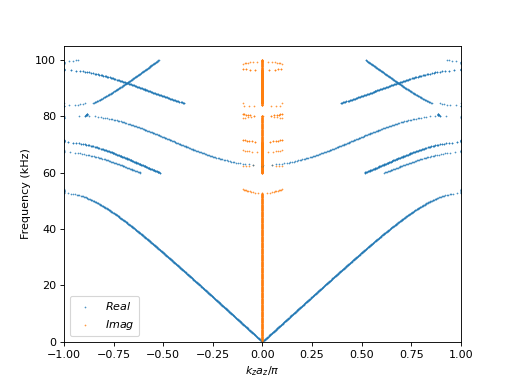

Python code for this plot:
import matplotlib.pyplot as plt
import numpy as np
from joblib import Parallel, delayed

import acoustotreams

k0s =  2 * np.pi * np.linspace(100, 100000, 800) / 343
material_slab = acoustotreams.AcousticMaterial(698, 950)
thickness = 0.0025
period = 0.025
lattice = acoustotreams.Lattice.square(period)
materials = [acoustotreams.AcousticMaterial(1050, 2350), 
            acoustotreams.AcousticMaterial(998, 1497)]
n = materials[1].c / 343 
radius = 0.0075
lmax = 4
az = 0.02

def compute_ndiff(period, wavelength):
    if period < wavelength:
        return 0.
    if period >= wavelength and period < np.sqrt(2) * wavelength:
        return 1.
    if period >= np.sqrt(2) * wavelength and period < 2 * wavelength:
        return np.sqrt(2)

def compute_coeffs(k0):
    kpar = np.array([0, 0])

    spheres = acoustotreams.AcousticTMatrix.sphere(
        lmax, k0, radius, materials
        ).latticeinteraction.solve(lattice, kpar / n)
    
    bmax = 1.1 * 2 * np.pi / period * compute_ndiff(period, 2 * np.pi * n / k0)
    spwb = acoustotreams.ScalarPlaneWaveBasisByComp.diffr_orders(kpar / n, lattice, bmax)
    slab = acoustotreams.AcousticSMatrices.slab(thickness, spwb, k0, [materials[1], material_slab, materials[1]])
    dist = acoustotreams.AcousticSMatrices.propagation([0, 0, radius], spwb, k0, materials[1])
    array = acoustotreams.AcousticSMatrices.from_array(spheres, spwb)
    total = acoustotreams.AcousticSMatrices.stack([slab, dist, array])
    x, _ = total.bands_kz(az)
    x = x * az / np.pi
    return x[np.abs(np.imag(x)) < 0.1]

res = Parallel(n_jobs=-1)(delayed(compute_coeffs)(k0s[i]) for i in range(len(k0s)))

fig, ax = plt.subplots()
for k0, sel in zip(k0s, res):
    ax.scatter(sel.real, len(sel) * [343 * k0 / (2 * np.pi) / 1000], 0.2, c="C0")
    ax.scatter(sel.imag, len(sel) * [343 * k0 / (2 * np.pi) / 1000], 0.2, c="C1")
ax.set_xlabel("$k_z a_z / \\pi$")
ax.set_ylabel("Frequency (kHz)")
ax.set_xlim([-1, 1])
ax.set_ylim(ymin=0)
ax.legend(["$Real$", "$Imag$"])
plt.show()
